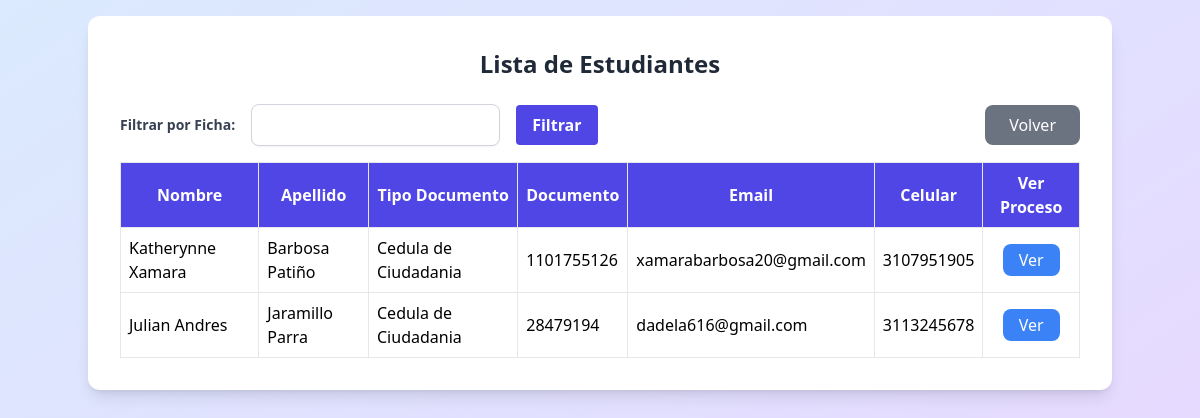
Page /aprendiz/listar (signed in) on the committed database.
### app/models/users.py (models this page shows, shortened)
class Aprendiz(db.Model, UserMixin):
    __tablename__ = 'aprendiz'
    id_aprendiz = db.Column(db.Integer, primary_key=True)
    nombre = db.Column(db.String(45), nullable=False)
    apellido = db.Column(db.String(45), nullable=False)
    tipo_documento = db.Column(db.Enum(
        'Cedula de Ciudadania',
        'Tarjeta de Identidad',
        'Cedula Extrangeria',
        'Registro Civil'
    ), nullable=False)
    documento = db.Column(db.String(45), unique=True, nullable=False, index=True)
    email = db.Column(db.String(100), unique=True, nullable=False, index=True)
    celular = db.Column(db.String(45), unique=True, nullable=False, index=True)
    password_aprendiz = db.Column(db.String(250), nullable=False)
    contrato_id = db.Column(db.Integer, db.ForeignKey('contrato.id_contrato'), nullable=True)
    contrato = db.relationship('Contrato', back_populates='aprendices_rel', uselist=False)
    programa_id = db.Column(db.Integer, db.ForeignKey('programa.id_programa'), nullable=True)
    programa = db.relationship('Programa', back_populates='aprendices_rel')
    instructor_id = db.Column(db.Integer, db.ForeignKey('instructor.id_instructor'), nullable=True)
    instructor = db.relationship('Instructor', back_populates='aprendices_rel')
    empresas = db.relationship('Empresa', back_populates='aprendiz', cascade="all, delete-orphan")
    evidencias = db.relationship('Evidencia', back_populates='aprendiz_rel', lazy=True, cascade='all, delete-orphan')
    seguimiento = db.relationship('Seguimiento', back_populates='aprendiz_rel', lazy=True, uselist=False, cascade='all, delete-orphan')

### app/routes/aprendiz_route.py (the view)
@bp.route('/listar', methods=['GET'])
@login_required
def listar_aprendices():
    if not hasattr(current_user, 'id_instructor'):
        flash('No tienes permiso para acceder a esta página.', 'danger')
        return redirect(url_for('auth.dashboard'))
    ficha_busqueda = request.args.get('ficha', type=int)
    if ficha_busqueda:
        aprendices = Aprendiz.query.filter(Aprendiz.programa.has(ficha=ficha_busqueda)).all()
        if aprendices:
            flash(f'Mostrando aprendices con ficha {ficha_busqueda}.', 'info')
        else:
            flash(f'No se encontraron aprendices para la ficha {ficha_busqueda}.', 'warning')
    else:
        aprendices = Aprendiz.query.all()
    return render_template('listar.html', aprendices=aprendices, ficha_seleccionada=ficha_busqueda)

### app/__init__.py (called while the page is built)
@login_manager.user_loader
def load_user(user_id):
    from app.models.users import Aprendiz, Instructor, User
    try:
        role, id = user_id.split("-")
        id = int(id)
    except (ValueError, AttributeError):
        return None
    if role == "aprendiz":
        return Aprendiz.query.get(id)
    elif role == "instructor":
        return Instructor.query.get(id)
    elif role == "admin":
        return User.query.get(id)
    return None

### app/templates/listar.html (shortened to what this page needs)
<!DOCTYPE html>
<html lang="es">
<head>
    <script src="https://cdn.tailwindcss.com"></script>
</head>
<body class="bg-gradient-to-br from-blue-100 to-purple-200 min-h-screen p-4">
    <div class="container mx-auto bg-white shadow-lg rounded-xl p-8">
        <h2 class="text-2xl font-bold text-center text-gray-800 mb-6">Lista de Estudiantes</h2>
        <form method="get" action="{{ url_for('aprendiz_bp.listar_aprendices') }}" class="mb-4 flex items-center justify-between">
            <div class="flex items-center gap-4">
                <label for="ficha" class="text-sm font-semibold text-gray-700">Filtrar por Ficha:</label>
                <input type="number" id="ficha" name="ficha" value="{{ ficha_seleccionada or '' }}" class="rounded-lg border border-gray-300 shadow-sm focus:border-indigo-500 focus:ring-2 focus:ring-indigo-400 p-2">
                <button type="submit" class="bg-indigo-600 hover:bg-indigo-700 text-white font-bold py-2 px-4 rounded transition duration-200">
                    Filtrar
                </button>
            </div>
            <a href="{{ url_for('auth.dashboard') }}"
            class="bg-gray-500 text-white px-6 py-2 rounded-lg hover:bg-green-600 transition">
                Volver
            </a>
        </form>
        <table id="tabla-estudiantes" class="w-full border-collapse">
            <thead>
                <tr class="bg-indigo-600 text-white">
                    <th class="p-2 border">Nombre</th>
                    <th class="p-2 border">Apellido</th>
                    <th class="p-2 border">Tipo Documento</th>
                    <th class="p-2 border">Documento</th>
                    <th class="p-2 border">Email</th>
                    <th class="p-2 border">Celular</th>
                    <th class="p-2 border">Ver Proceso</th>
                </tr>
            </thead>
            <tbody>
    {% for estudiante in aprendices %}
        <tr class="hover:bg-gray-100">
            <td class="p-2 border">{{ estudiante.nombre }}</td>
            <td class="p-2 border">{{ estudiante.apellido }}</td>
            <td class="p-2 border">{{ estudiante.tipo_documento }}</td>
            <td class="p-2 border">{{ estudiante.documento }}</td>
            <td class="p-2 border">{{ estudiante.email }}</td>
            <td class="p-2 border">{{ estudiante.celular }}</td>
            <td class="p-2 border text-center">
    <a href="{{ url_for('aprendiz_bp.ver_dashboard_aprendiz', id=estudiante.id_aprendiz) }}"
       target="_blank"
       class="inline-block bg-blue-500 text-white px-4 py-1 rounded-lg hover:bg-blue-600 transition duration-200 font-medium">
        Ver
    </a>
</td>
        </tr>
    {% endfor %}
</tbody>
        </table>
    </div>
</body>
</html>

### rows in the picture
Aprendiz: nombre "Katherynne Xamara", apellido "Barbosa Patiño", tipo_documento "Cedula de Ciudadania", documento "1101755126", email "xamarabarbosa20@gmail.com", celular "3107951905"
Aprendiz: nombre "Julian Andres", apellido "Jaramillo Parra", tipo_documento "Cedula de Ciudadania", documento "28479194", email "dadela616@gmail.com", celular "3113245678"
